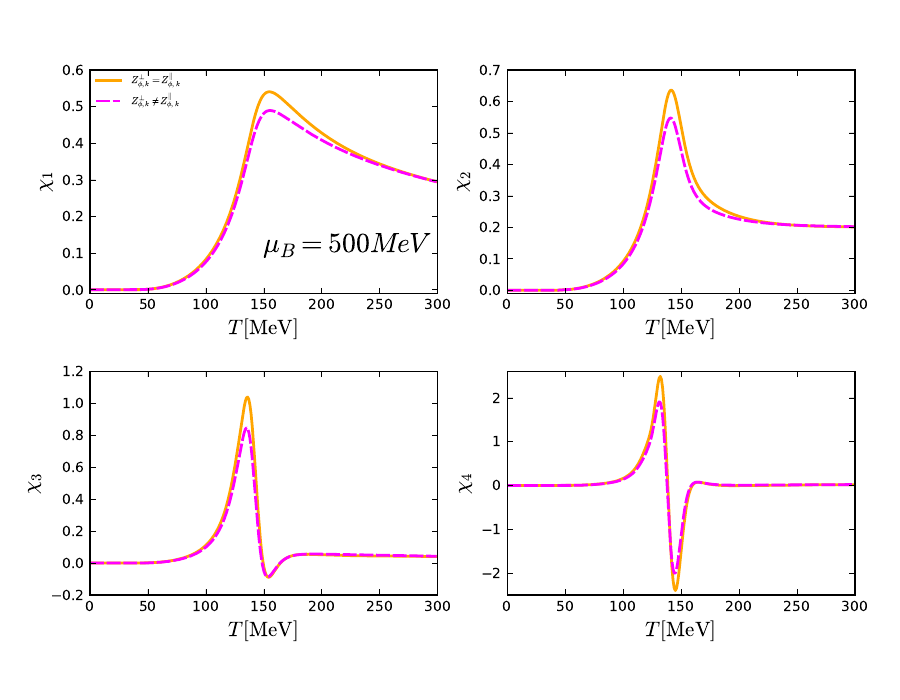

Reproduce this figure in Python.
#!/usr/bin/env python
# -*- coding: utf-8 -*-
# sphinx_gallery_thumbnail_number = 3

import matplotlib.pyplot as plt
import numpy as np
from matplotlib.ticker import NullFormatter  # useful for `logit` scale
import matplotlib.ticker as ticker
import matplotlib as mpl

mpl.style.use('classic')


# Data for plotting

chi1mu500=np.loadtxt(r'gluesameinitial/fixpointz1/mu500/buffer/chi1.dat')
chi2mu500=np.loadtxt(r'gluesameinitial/fixpointz1/mu500/buffer/chi2.dat')
chi3mu500=np.loadtxt(r'gluesameinitial/fixpointz1/mu500/buffer/chi3.dat')
chi4mu500=np.loadtxt(r'gluesameinitial/fixpointz1/mu500/buffer/chi4.dat')


nchi1mu500=np.loadtxt(r'gluesameinitial/fixpointzneq1/mu500/buffer/chi1.dat')
nchi2mu500=np.loadtxt(r'gluesameinitial/fixpointzneq1/mu500/buffer/chi2.dat')
nchi3mu500=np.loadtxt(r'gluesameinitial/fixpointzneq1/mu500/buffer/chi3.dat')
nchi4mu500=np.loadtxt(r'gluesameinitial/fixpointzneq1/mu500/buffer/chi4.dat')



fig=plt.figure(figsize=(9, 7))
ax1=fig.add_subplot(221)


ax1.plot(chi1mu500,color='orange',linestyle='-',linewidth=2,markersize=5,label=r'$Z^{\bot}_{\phi,k}=Z^{\|}_{\phi,k}$')


line13,=ax1.plot(nchi1mu500,color='fuchsia',linestyle='--',linewidth=2,markersize=5,label=r'$Z^{\bot}_{\phi,k}\neq Z^{\|}_{\phi,k}$')
line13.set_dashes((10,2))



plt.text(150,0.1,'$\mu_B=500MeV$',fontsize=20)

ax1.axis([0,300,-0.01,0.6])

ax1.set_xlabel('$T\,[\mathrm{MeV}]$', fontsize=15, color='black')
ax1.set_ylabel(r'$\chi_1$', fontsize=15, color='black')

ax1.legend(loc=2,fontsize=7.3,frameon=False,shadow=True,handlelength=3.,borderpad=0,borderaxespad=0.3)



for label in ax1.xaxis.get_ticklabels():
    label.set_fontsize(10)
for label in ax1.yaxis.get_ticklabels():
    label.set_fontsize(10)



ax2=fig.add_subplot(222)


ax2.plot(chi2mu500,color='orange',linestyle='-',linewidth=2,markersize=5)

line23,=ax2.plot(nchi2mu500,color='fuchsia',linestyle='--',linewidth=2,markersize=5)
line23.set_dashes((10,2))



ax2.axis([0,300,-0.01,0.7])

ax2.set_xlabel('$T\,[\mathrm{MeV}]$', fontsize=15, color='black')
ax2.set_ylabel(r'$\chi_2$', fontsize=15, color='black')
#ax2.legend(loc=0,fontsize=10,frameon=False,shadow=True,handlelength=3.,borderpad=0.5,borderaxespad=1)

for label in ax2.xaxis.get_ticklabels():
    label.set_fontsize(10)
for label in ax2.yaxis.get_ticklabels():
    label.set_fontsize(10)

ax3=fig.add_subplot(223)



line34,=ax3.plot(chi3mu500,color='orange',linestyle='-',linewidth=2,markersize=5)#,label=r'$Z^{\bot}_{\phi,k}=Z^{\|}_{\phi,k}$')

line33,=ax3.plot(nchi3mu500,color='fuchsia',linestyle='--',linewidth=2,markersize=5)#,label=r'$Z^{\bot}_{\phi,k}\neq Z^{\|}_{\phi,k}$')
line33.set_dashes((10,2))



ax3.axis([0,300,-0.2,1.2])


ax3.set_xlabel('$T\,[\mathrm{MeV}]$', fontsize=15, color='black')
ax3.set_ylabel(r'$\chi_3$', fontsize=15, color='black')



for label in ax3.xaxis.get_ticklabels():
    label.set_fontsize(10)
for label in ax3.yaxis.get_ticklabels():
    label.set_fontsize(10)



ax4=fig.add_subplot(224)



line42,=ax4.plot(chi4mu500,color='orange',linestyle='-',linewidth=2,markersize=5)#,label=r'$Z^{\bot}_{\phi,k}=Z^{\|}_{\phi,k}$')

line43,=ax4.plot(nchi4mu500,color='fuchsia',linestyle='--',linewidth=2,markersize=5)#,label=r'$Z^{\bot}_{\phi,k}\neq Z^{\|}_{\phi,k}$')
line43.set_dashes((10,2))



ax4.axis([0,300,-2.5,2.6])

ax4.set_xlabel('$T\,[\mathrm{MeV}]$', fontsize=15, color='black')
ax4.set_ylabel(r'$\chi_4$', fontsize=15, color='black')
#ax4.legend(loc=2,fontsize=7.3,frameon=False,shadow=True,handlelength=3.,borderpad=0.5,borderaxespad=1)

for label in ax4.xaxis.get_ticklabels():
    label.set_fontsize(10)
for label in ax4.yaxis.get_ticklabels():
    label.set_fontsize(10)

fig.subplots_adjust(top=0.9, bottom=0.15, left=0.1, right=0.95, hspace=0.35,
                    wspace=0.2)
                   

fig.savefig("chi.pdf")

#plt.show()
